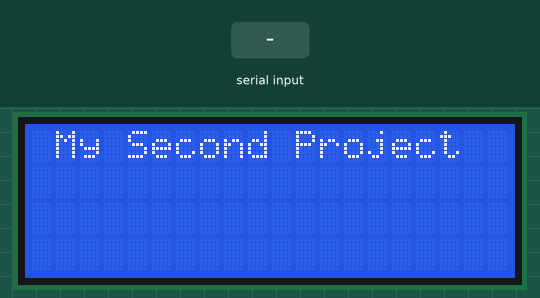
The sketch below on a simulated Arduino Uno, built with avr-gcc and run on an emulated ATmega328P. On the bench: 20×4 character LCD. Inputs (shaded band) come from the test bench.

Above: at 1.2 s.
1.3 s: "1" received over Serial
At 1.7 s:
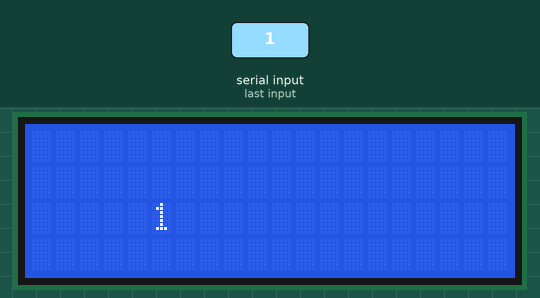
2.8 s: "0" received over Serial
At 4.0 s:
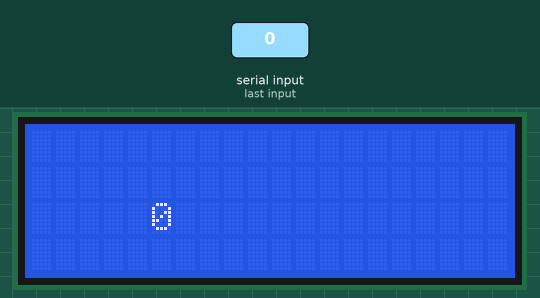
4.3 s: "2" received over Serial
Timing chart, 0 to 7.3 s (numbered marks = the images above; inputs shaded):
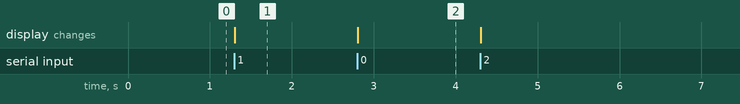

The sketch:

serial_lcd.ino
```cpp
#include <LiquidCrystal_I2C.h>
#include <Wire.h>

LiquidCrystal_I2C lcd (0x3F,20,4);
void setup() {
  lcd.init();
  lcd.backlight();
  lcd.setCursor(1,0);
  lcd.print("My Second Project");
  Serial.begin(9600);

}

void loop() {
  if (Serial.available()){
    lcd.clear();
    lcd.setCursor(5,2);
    while (Serial.available()>0){
      lcd.write(Serial.read());

    }

  }

}
```

Measured:
- after the input at 1.3 s, the display: changes at once (image 1)
- after the input at 2.8 s, the display: changes at once (image 2)
